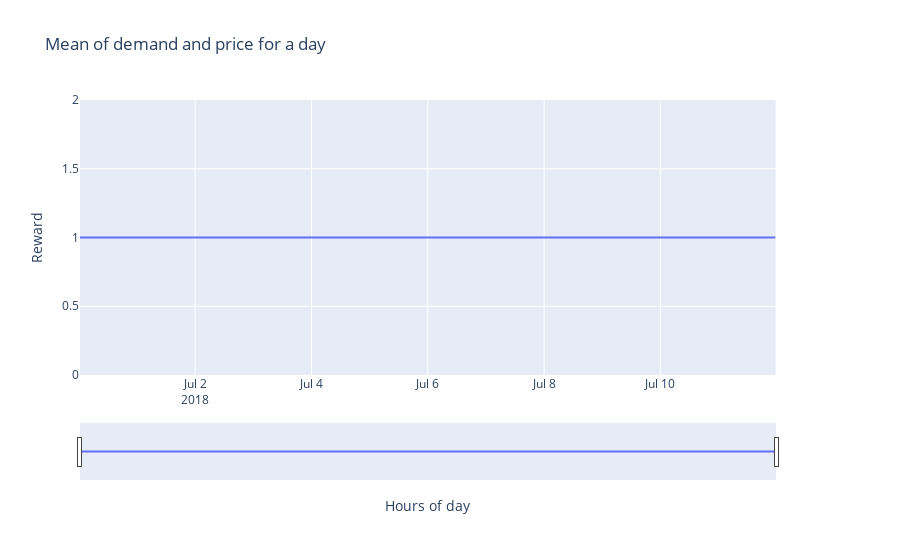

Notebook code cell kept with this figure:
### Code cell
fig = make_subplots(specs=[[{"secondary_y": True}]])
fig.add_trace(go.Scatter(x=results['timestamp'], y=results['k'], name='k'), secondary_y=False)

# Add figure title
fig.update_layout(
    title_text="Mean of demand and price for a day",
    xaxis_rangeslider_visible=True,
)

# Set x-axis title
fig.update_xaxes(title_text="Hours of day")

# Set y-axes titles
fig.update_yaxes(title_text="Reward")

fig.show()

### Figure 1 — Plotly figure (JSON) as saved in the notebook; plotly's stock layout.template omitted (floating-point values rounded to 4 significant figures; data arrays with more than 128 entries replaced by an {"elided": "..."} marker saying what was removed)
{"data": [{"name": "k", "type": "scatter", "x": {"elided": "575 str values"}, "xaxis": "x", "y": {"elided": "575 float values"}, "yaxis": "y"}], "layout": {"title": {"text": "Mean of demand and price for a day"}, "xaxis": {"anchor": "y", "domain": [0, 0.94], "rangeslider": {"visible": true}, "title": {"text": "Hours of day"}}, "yaxis": {"anchor": "x", "domain": [0, 1], "title": {"text": "Reward"}}, "yaxis2": {"anchor": "x", "overlaying": "y", "side": "right", "title": {"text": "Reward"}}}}
